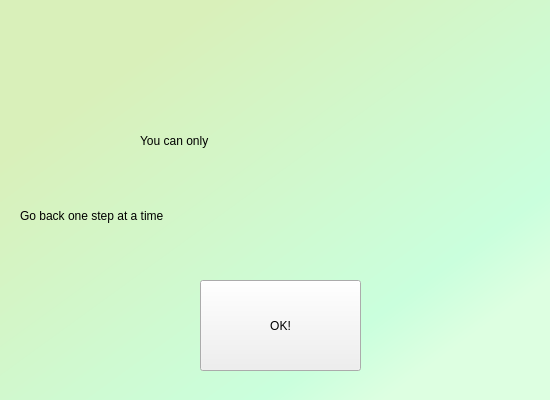
<?xml version="1.0" encoding="UTF-8"?>
<ui version="4.0">
 <class>caution</class>
 <widget class="QWidget" name="caution">
  <property name="geometry">
   <rect>
    <x>0</x>
    <y>0</y>
    <width>550</width>
    <height>400</height>
   </rect>
  </property>
  <property name="windowTitle">
   <string>Form</string>
  </property>
  <widget class="QPushButton" name="pushButton">
   <property name="geometry">
    <rect>
     <x>200</x>
     <y>280</y>
     <width>161</width>
     <height>91</height>
    </rect>
   </property>
   <property name="styleSheet">
    <string notr="true">border-image: url(:/blk/cloud_PNG25.png);
font: 75 26pt &quot;AR CHRISTY&quot;;</string>
   </property>
   <property name="text">
    <string>OK!</string>
   </property>
  </widget>
  <widget class="QLabel" name="label">
   <property name="geometry">
    <rect>
     <x>130</x>
     <y>100</y>
     <width>58</width>
     <height>15</height>
    </rect>
   </property>
   <property name="text">
    <string/>
   </property>
  </widget>
  <widget class="QLabel" name="label_2">
   <property name="geometry">
    <rect>
     <x>0</x>
     <y>0</y>
     <width>550</width>
     <height>400</height>
    </rect>
   </property>
   <property name="styleSheet">
    <string notr="true">background-color: qlineargradient(spread:pad, x1:0.183347, y1:0.216, x2:0.831683, y2:0.864, stop:0 rgba(217, 240, 186, 255), stop:0.831683 rgba(202, 255, 221, 255), stop:1 rgba(221, 255, 225, 255));</string>
   </property>
   <property name="text">
    <string/>
   </property>
  </widget>
  <widget class="QLabel" name="label_3">
   <property name="geometry">
    <rect>
     <x>140</x>
     <y>80</y>
     <width>281</width>
     <height>121</height>
    </rect>
   </property>
   <property name="styleSheet">
    <string notr="true">font: 75 30pt &quot;AR CHRISTY&quot;;</string>
   </property>
   <property name="text">
    <string>You can only</string>
   </property>
  </widget>
  <widget class="QLabel" name="label_4">
   <property name="geometry">
    <rect>
     <x>20</x>
     <y>160</y>
     <width>521</width>
     <height>111</height>
    </rect>
   </property>
   <property name="styleSheet">
    <string notr="true">font: 75 28pt &quot;AR CHRISTY&quot;;</string>
   </property>
   <property name="text">
    <string>Go back one step at a time</string>
   </property>
  </widget>
  <widget class="QLabel" name="label_5">
   <property name="geometry">
    <rect>
     <x>220</x>
     <y>30</y>
     <width>101</width>
     <height>81</height>
    </rect>
   </property>
   <property name="styleSheet">
    <string notr="true">border-image: url(:/blk/caution.png);</string>
   </property>
   <property name="text">
    <string/>
   </property>
  </widget>
  <zorder>label_2</zorder>
  <zorder>pushButton</zorder>
  <zorder>label</zorder>
  <zorder>label_3</zorder>
  <zorder>label_4</zorder>
  <zorder>label_5</zorder>
 </widget>
 <resources/>
 <connections>
  <connection>
   <sender>pushButton</sender>
   <signal>clicked()</signal>
   <receiver>caution</receiver>
   <slot>close()</slot>
   <hints>
    <hint type="sourcelabel">
     <x>273</x>
     <y>336</y>
    </hint>
    <hint type="destinationlabel">
     <x>506</x>
     <y>360</y>
    </hint>
   </hints>
  </connection>
 </connections>
</ui>
